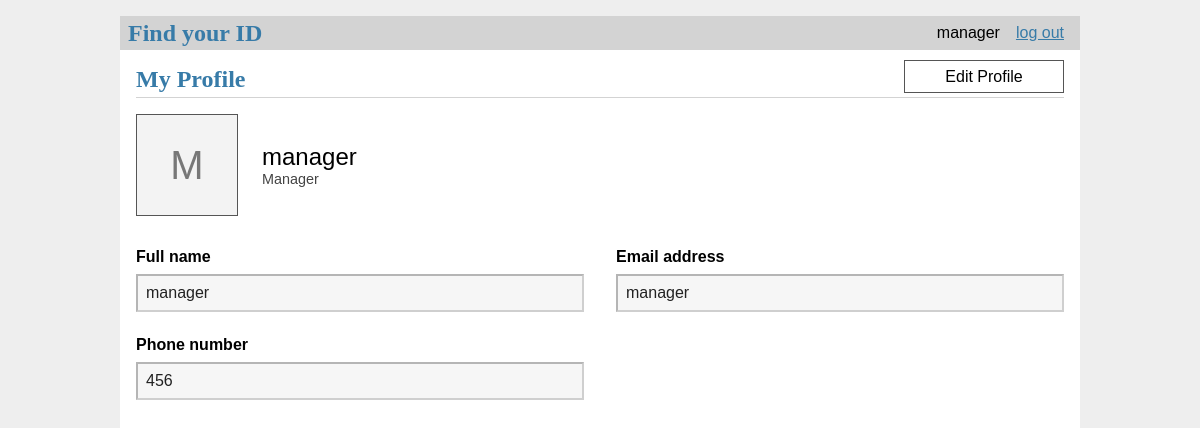
The page /platform/profile (signed in) on the database its author committed.
### tables this page shows
CREATE TABLE user(
    id integer primary key autoincrement,
    name text not null,
    password text not null,
    email text unique not null,
    phone text not null,                       -- text keeps leading zeros / +65
    Usertype text not null
        check (Usertype in ('designer', 'customer', 'manager')),
    created timestamp not null default current_timestamp
);

### idfinder/boundaries/platform.py (the view)
    @bp.route('/profile')
    @login_required
    @platform_required
    def profile():
        return render_template('platform/profile.html', editing=False, form={},
                profile=platform_boundary.controller().get_profile(g.user['id']))

### idfinder/boundaries/auth.py (called while the page is built)
    @bp.before_app_request
    def load_logged_in_user():
        user_id = session.get('user_id')
        if user_id is None:
            g.user = None
        else:
            g.user = auth_control.get_user(user_id)  # g.user lasts for the length of the request

### idfinder/boundaries/platform.py (called while the page is built)
    def login_required(view):
        @functools.wraps(view)
        def wrapped_view(**kwargs):
            if g.user is None:
                return redirect(url_for('auth.login'))
            return view(**kwargs)
        return wrapped_view

    def platform_required(view):
        @functools.wraps(view)
        def wrapper(**kwargs):
            if g.user['Usertype'] != 'manager':
                abort(403)
            return view(**kwargs)
        return wrapper

    def controller():
        return PlatformController()

### idfinder/controller/auth_controller.py (called while the page is built)
    @staticmethod
    def get_user(user_id):
        return Users.get_info(user_id)

### idfinder/controller/platform_controller.py (called while the page is built)
    def get_profile(self, managerid):
        profile = managers.get_profile(managerid)
        if profile is None:
            raise NotFoundError("No manager profile found")
        return profile

### idfinder/db.py (called while the page is built)
def get_db(): #called when app has been created and is handling a request
    if 'db' not in g:
        g.db = sqlite3.connect( #establishes connection to the file pointed by DATABASE in create_app in __init__.py
            current_app.config['DATABASE'],
            detect_types=sqlite3.PARSE_DECLTYPES
        )
        g.db.row_factory = sqlite3.Row #tells the connection to return rows that behave like dicts --> columns can be accessed by name
    return g.db

### idfinder/entities/user.py (called while the page is built)
    @staticmethod
    def get_info(id):
        return get_db().execute('SELECT * FROM user WHERE id = ?', (id,)).fetchone()

    @staticmethod
    def get_profile(id):
        db = get_db()
        return db.execute('SELECT u.name, u.email, u.phone, u.created FROM user u JOIN platform p ON p.managerID = u.id WHERE u.id = ?',(id,)).fetchone()

### idfinder/templates/platform/profile.html (shortened to what this page needs)
{% extends 'base.html' %}
{% block header %}
  <h1>{% block title %}My Profile{% endblock %}</h1>
  {% if not editing %}
    <a class="action profile-button" href="{{ url_for('platform.edit_profile') }}">Edit Profile</a>
  {% endif %}
{% endblock %}
{% block content %}
  {% set v_name = form.get('name', profile['name']) %}
  {% set v_email = form.get('email', profile['email']) %}
  {% set v_phone = form.get('phone', profile['phone']) %}
  <div class="profile-summary">
    <div class="profile-avatar" aria-hidden="true">{{ (profile['name'] or '?')[:1]|upper }}</div>
    <div>
      <div class="profile-name">{{ profile['name'] }}</div>
      <div class="profile-role">Manager</div>
    </div>
  </div>
  <form method="post">
    <fieldset class="profile-fieldset" {{ '' if editing else 'disabled' }}>
      <div class="profile-fields">
        <div class="profile-field">
          <label for="name">Full name</label>
          <input name="name" id="name" value="{{ v_name }}" required>
        </div>
        <div class="profile-field">
          <label for="email">Email address</label>
          <input type="email" name="email" id="email" value="{{ v_email }}" required>
        </div>
        <div class="profile-field">
          <label for="phone">Phone number</label>
          <input name="phone" id="phone" value="{{ v_phone }}" required>
        </div>
      </div>
    </fieldset>
  </form>
{% endblock %}

### idfinder/templates/base.html (shortened to what this page needs)
<!DOCTYPE html>
<link rel="stylesheet" href="{{url_for('static', filename='style.css')}}">
<nav>
    <h1>Find your ID</h1>
    <ul>
        {% if g.user %}
            <li><span>{{g.user['name']}}</span></li>
            <li><a href="{{url_for('auth.log_out_user')}}">log out</a></li>
        {% else %}
            <li><a href="{{url_for('auth.register')}}">register</a></li>
            <li><a href="{{url_for('auth.login')}}">log in</a></li>
        {% endif %}
    </ul>
</nav>
<section class="content">
    <header>
        {% block header %}{% endblock %}
    </header>
    {% block content %}{% endblock %}
</section>

### idfinder/static/style.css (style rules this page uses)
h1 { font-family: serif; color: #377ba8; margin: 1rem 0; }
a { color: #377ba8; }
nav { background: lightgray; display: flex; align-items: center; padding: 0 0.5rem; }
nav h1 { flex: auto; margin: 0; }
nav ul { display: flex; list-style: none; margin: 0; padding: 0; }
nav ul li a, nav ul li span, header .action { display: block; padding: 0.5rem; }
.content { padding: 0 1rem 1rem; }
.content > header { border-bottom: 1px solid lightgray; display: flex; align-items: flex-end; }
.content > header h1 { flex: auto; margin: 1rem 0 0.25rem 0; }
.content:last-child { margin-bottom: 0; }
.content form { margin: 1em 0; display: flex; flex-direction: column; }
.content label { font-weight: bold; margin-bottom: 0.5em; }
.content input, .content textarea { margin-bottom: 1em; }
.profile-button { display: inline-block; box-sizing: border-box; min-width: 10em; padding: 0.4rem 1rem; border: 1px solid #555; background: white; color: inherit; font: inherit; text-align: center; text-decoration: none; cursor: pointer; }
header .action.profile-button { padding: 0.4rem 1.5rem; margin-bottom: 0.25rem; }
.profile-summary { display: flex; align-items: center; gap: 1.5rem; margin: 1rem 0 2rem; }
.profile-avatar { display: grid; place-items: center; width: 100px; height: 100px; border: 1px solid #555; background: #f3f3f3; color: #777; font-size: 2.5rem; }
.profile-name { font-size: 1.5rem; }
.profile-role { color: #444; font-size: 0.9rem; }
.profile-fieldset { border: 0; padding: 0; margin: 0; min-width: 0; }
.profile-fields { display: grid; grid-template-columns: 1fr 1fr; gap: 1.5rem 2rem; }
.profile-field { display: flex; flex-direction: column; }
.content .profile-field input, .content .profile-field select { width: 100%; box-sizing: border-box; padding: 0.5rem; margin-bottom: 0; font: inherit; }
.profile-fieldset:disabled input, .profile-fieldset:disabled select { background: #f6f6f6; color: #222; opacity: 1; }

### rows shown on the page
user: user.name "manager", name "M", name "manager", email "manager", phone "456"
